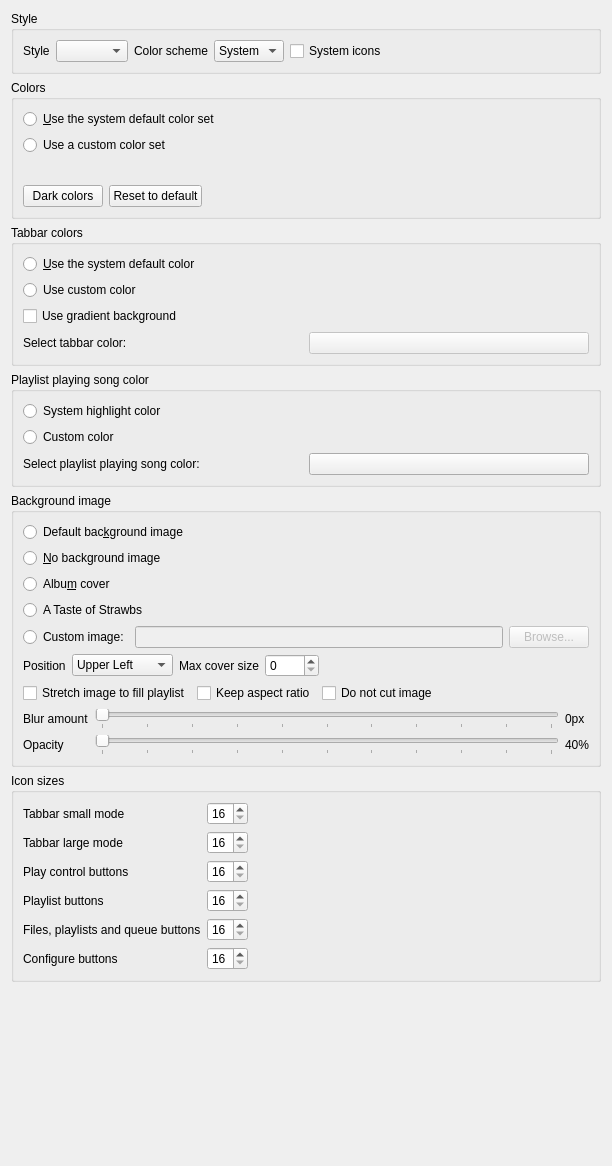
<?xml version="1.0" encoding="UTF-8"?>
<ui version="4.0">
 <class>AppearanceSettingsPage</class>
 <widget class="QWidget" name="AppearanceSettingsPage">
  <property name="geometry">
   <rect>
    <x>0</x>
    <y>0</y>
    <width>612</width>
    <height>1166</height>
   </rect>
  </property>
  <property name="windowTitle">
   <string>Appearance</string>
  </property>
  <layout class="QVBoxLayout" name="layout_appearancesettingspage">
   <item>
    <widget class="QGroupBox" name="groupbox_style">
     <property name="title">
      <string>Style</string>
     </property>
     <layout class="QVBoxLayout" name="verticalLayout">
      <item>
       <layout class="QHBoxLayout" name="layout_style">
        <item>
         <widget class="QLabel" name="label_style">
          <property name="text">
           <string>Style</string>
          </property>
         </widget>
        </item>
        <item>
         <widget class="QComboBox" name="combobox_style">
          <property name="toolTip">
           <string>You might need to restart Strawberry for this setting to fully apply</string>
          </property>
         </widget>
        </item>
        <item>
         <widget class="QLabel" name="label_color_scheme">
          <property name="text">
           <string>Color scheme</string>
          </property>
         </widget>
        </item>
        <item>
         <widget class="QComboBox" name="combobox_color_scheme">
          <property name="toolTip">
           <string>Follow the system light or dark scheme, or force one of the two</string>
          </property>
          <item>
           <property name="text">
            <string>System</string>
           </property>
          </item>
          <item>
           <property name="text">
            <string>Light</string>
           </property>
          </item>
          <item>
           <property name="text">
            <string>Dark</string>
           </property>
          </item>
         </widget>
        </item>
        <item>
         <widget class="QCheckBox" name="checkbox_system_icons">
          <property name="toolTip">
           <string>You need to restart Strawberry for this setting to take affect</string>
          </property>
          <property name="text">
           <string>System icons</string>
          </property>
         </widget>
        </item>
        <item>
         <spacer name="spacer_style">
          <property name="orientation">
           <enum>Qt::Horizontal</enum>
          </property>
          <property name="sizeHint" stdset="0">
           <size>
            <width>40</width>
            <height>20</height>
           </size>
          </property>
         </spacer>
        </item>
       </layout>
      </item>
     </layout>
    </widget>
   </item>
   <item>
    <widget class="QGroupBox" name="groupbox_colors">
     <property name="toolTip">
      <string>Changing colors is only supported with some styles</string>
     </property>
     <property name="title">
      <string>Colors</string>
     </property>
     <layout class="QVBoxLayout" name="layout_colors">
      <item>
       <widget class="QRadioButton" name="use_system_color_set">
        <property name="text">
         <string>&amp;Use the system default color set</string>
        </property>
       </widget>
      </item>
      <item>
       <widget class="QRadioButton" name="use_custom_color_set">
        <property name="text">
         <string>Use a custom color set</string>
        </property>
       </widget>
      </item>
      <item>
       <widget class="QWidget" name="widget_custom_colors" native="true">
        <layout class="QFormLayout" name="layout_custom_colors"/>
       </widget>
      </item>
      <item>
       <layout class="QHBoxLayout" name="layout_color_presets">
        <item>
         <widget class="QPushButton" name="button_dark_colors">
          <property name="toolTip">
           <string>Set a custom color set suitable for a dark theme</string>
          </property>
          <property name="text">
           <string>Dark colors</string>
          </property>
         </widget>
        </item>
        <item>
         <widget class="QPushButton" name="button_reset_colors">
          <property name="toolTip">
           <string>Reset the custom color set to the system default colors</string>
          </property>
          <property name="text">
           <string>Reset to default</string>
          </property>
         </widget>
        </item>
        <item>
         <spacer name="spacer_color_presets">
          <property name="orientation">
           <enum>Qt::Horizontal</enum>
          </property>
          <property name="sizeHint" stdset="0">
           <size>
            <width>40</width>
            <height>20</height>
           </size>
          </property>
         </spacer>
        </item>
       </layout>
      </item>
     </layout>
    </widget>
   </item>
   <item>
    <widget class="QGroupBox" name="groupbox_tabbar_colors">
     <property name="title">
      <string>Tabbar colors</string>
     </property>
     <layout class="QVBoxLayout" name="layout_tabbar_colors">
      <item>
       <widget class="QRadioButton" name="tabbar_system_color">
        <property name="text">
         <string>&amp;Use the system default color</string>
        </property>
       </widget>
      </item>
      <item>
       <widget class="QRadioButton" name="tabbar_custom_color">
        <property name="text">
         <string>Use custom color</string>
        </property>
       </widget>
      </item>
      <item>
       <widget class="QCheckBox" name="tabbar_gradient">
        <property name="text">
         <string>Use gradient background</string>
        </property>
       </widget>
      </item>
      <item>
       <layout class="QHBoxLayout" name="layout_tabbar_color">
        <item>
         <widget class="QLabel" name="label_tabbar_color">
          <property name="enabled">
           <bool>true</bool>
          </property>
          <property name="text">
           <string>Select tabbar color:</string>
          </property>
         </widget>
        </item>
        <item>
         <widget class="QPushButton" name="select_tabbar_color">
          <property name="enabled">
           <bool>false</bool>
          </property>
          <property name="text">
           <string notr="true"/>
          </property>
         </widget>
        </item>
       </layout>
      </item>
     </layout>
    </widget>
   </item>
   <item>
    <widget class="QGroupBox" name="playlist_playing_song_color">
     <property name="title">
      <string>Playlist playing song color</string>
     </property>
     <layout class="QVBoxLayout" name="layout_playlist_playing_song_color">
      <item>
       <widget class="QRadioButton" name="playlist_playing_song_color_system">
        <property name="text">
         <string>System highlight color</string>
        </property>
       </widget>
      </item>
      <item>
       <widget class="QRadioButton" name="playlist_playing_song_color_custom">
        <property name="text">
         <string>Custom color</string>
        </property>
       </widget>
      </item>
      <item>
       <layout class="QHBoxLayout" name="layout_playlist_playing_song_color_custom">
        <item>
         <widget class="QLabel" name="label_select_playlist_playing_song_color">
          <property name="text">
           <string>Select playlist playing song color:</string>
          </property>
         </widget>
        </item>
        <item>
         <widget class="QPushButton" name="select_playlist_playing_song_color">
          <property name="text">
           <string/>
          </property>
         </widget>
        </item>
       </layout>
      </item>
     </layout>
    </widget>
   </item>
   <item>
    <widget class="QGroupBox" name="groupbox_background_image">
     <property name="title">
      <string>Background image</string>
     </property>
     <layout class="QVBoxLayout" name="layout_background_image">
      <item>
       <widget class="QRadioButton" name="use_default_background">
        <property name="text">
         <string>Default bac&amp;kground image</string>
        </property>
       </widget>
      </item>
      <item>
       <widget class="QRadioButton" name="use_no_background">
        <property name="text">
         <string>&amp;No background image</string>
        </property>
       </widget>
      </item>
      <item>
       <widget class="QRadioButton" name="use_album_cover_background">
        <property name="toolTip">
         <string>The album cover of the currently playing song</string>
        </property>
        <property name="text">
         <string>Albu&amp;m cover</string>
        </property>
       </widget>
      </item>
      <item>
       <widget class="QRadioButton" name="use_strawbs_background">
        <property name="text">
         <string notr="true">A Taste of Strawbs</string>
        </property>
       </widget>
      </item>
      <item>
       <layout class="QHBoxLayout" name="layout_custom_image">
        <item>
         <widget class="QRadioButton" name="use_custom_background_image">
          <property name="text">
           <string>Custom image:</string>
          </property>
         </widget>
        </item>
        <item>
         <widget class="QLineEdit" name="background_image_filename">
          <property name="enabled">
           <bool>false</bool>
          </property>
          <property name="text">
           <string notr="true"/>
          </property>
         </widget>
        </item>
        <item>
         <widget class="QPushButton" name="select_background_image_filename_button">
          <property name="enabled">
           <bool>false</bool>
          </property>
          <property name="text">
           <string>Browse...</string>
          </property>
         </widget>
        </item>
       </layout>
      </item>
      <item>
       <widget class="QWidget" name="widget_background_image_options" native="true">
        <layout class="QVBoxLayout" name="layout_custom_background_image_options">
         <property name="leftMargin">
          <number>0</number>
         </property>
         <property name="topMargin">
          <number>0</number>
         </property>
         <property name="rightMargin">
          <number>0</number>
         </property>
         <property name="bottomMargin">
          <number>0</number>
         </property>
         <item>
          <widget class="QWidget" name="widget_background_image_custom_position" native="true">
           <layout class="QHBoxLayout" name="layout_custom_position">
            <property name="leftMargin">
             <number>0</number>
            </property>
            <property name="topMargin">
             <number>0</number>
            </property>
            <property name="rightMargin">
             <number>0</number>
            </property>
            <property name="bottomMargin">
             <number>0</number>
            </property>
            <item>
             <widget class="QLabel" name="label_background_image_position">
              <property name="text">
               <string>Position</string>
              </property>
             </widget>
            </item>
            <item>
             <widget class="QComboBox" name="combobox_background_image_position">
              <item>
               <property name="text">
                <string>Upper Left</string>
               </property>
              </item>
              <item>
               <property name="text">
                <string>Upper Right</string>
               </property>
              </item>
              <item>
               <property name="text">
                <string>Middle</string>
               </property>
              </item>
              <item>
               <property name="text">
                <string>Bottom Left</string>
               </property>
              </item>
              <item>
               <property name="text">
                <string>Bottom Right</string>
               </property>
              </item>
             </widget>
            </item>
            <item>
             <widget class="QLabel" name="label_background_image_max_cover_size">
              <property name="text">
               <string>Max cover size</string>
              </property>
             </widget>
            </item>
            <item>
             <widget class="QSpinBox" name="spinbox_background_image_maxsize">
              <property name="minimum">
               <number>0</number>
              </property>
              <property name="maximum">
               <number>9000</number>
              </property>
             </widget>
            </item>
            <item>
             <spacer name="spacer_background_image_position">
              <property name="orientation">
               <enum>Qt::Horizontal</enum>
              </property>
              <property name="sizeHint" stdset="0">
               <size>
                <width>40</width>
                <height>20</height>
               </size>
              </property>
             </spacer>
            </item>
           </layout>
          </widget>
         </item>
         <item>
          <widget class="QWidget" name="widget_background_image_stretch" native="true">
           <layout class="QHBoxLayout" name="layout_background_image_stretch">
            <property name="leftMargin">
             <number>0</number>
            </property>
            <property name="topMargin">
             <number>0</number>
            </property>
            <property name="rightMargin">
             <number>0</number>
            </property>
            <property name="bottomMargin">
             <number>0</number>
            </property>
            <item>
             <widget class="QCheckBox" name="checkbox_background_image_stretch">
              <property name="text">
               <string>Stretch image to fill playlist</string>
              </property>
             </widget>
            </item>
            <item>
             <widget class="QCheckBox" name="checkbox_background_image_keep_aspect_ratio">
              <property name="text">
               <string>Keep aspect ratio</string>
              </property>
             </widget>
            </item>
            <item>
             <widget class="QCheckBox" name="checkbox_background_image_do_not_cut">
              <property name="text">
               <string>Do not cut image</string>
              </property>
             </widget>
            </item>
            <item>
             <spacer name="spacer_background_image_stretch">
              <property name="orientation">
               <enum>Qt::Horizontal</enum>
              </property>
              <property name="sizeHint" stdset="0">
               <size>
                <width>40</width>
                <height>20</height>
               </size>
              </property>
             </spacer>
            </item>
           </layout>
          </widget>
         </item>
         <item>
          <layout class="QGridLayout" name="layout_background_image_blur_opacity">
           <item row="0" column="0">
            <widget class="QLabel" name="label_background_image_blur">
             <property name="enabled">
              <bool>true</bool>
             </property>
             <property name="text">
              <string>Blur amount</string>
             </property>
            </widget>
           </item>
           <item row="0" column="1">
            <widget class="QSlider" name="slider_background_image_blur">
             <property name="minimum">
              <number>0</number>
             </property>
             <property name="maximum">
              <number>100</number>
             </property>
             <property name="orientation">
              <enum>Qt::Horizontal</enum>
             </property>
             <property name="tickPosition">
              <enum>QSlider::TicksBelow</enum>
             </property>
             <property name="tickInterval">
              <number>10</number>
             </property>
            </widget>
           </item>
           <item row="0" column="2">
            <widget class="QLabel" name="label_background_image_blur_radius">
             <property name="enabled">
              <bool>true</bool>
             </property>
             <property name="text">
              <string>0px</string>
             </property>
            </widget>
           </item>
           <item row="1" column="0">
            <widget class="QLabel" name="label_background_image_opacity">
             <property name="text">
              <string>Opacity</string>
             </property>
            </widget>
           </item>
           <item row="1" column="1">
            <widget class="QSlider" name="slider_background_image_opacity">
             <property name="maximum">
              <number>100</number>
             </property>
             <property name="singleStep">
              <number>10</number>
             </property>
             <property name="orientation">
              <enum>Qt::Horizontal</enum>
             </property>
             <property name="tickPosition">
              <enum>QSlider::TicksBelow</enum>
             </property>
             <property name="tickInterval">
              <number>10</number>
             </property>
            </widget>
           </item>
           <item row="1" column="2">
            <widget class="QLabel" name="label_background_image_opacity_2">
             <property name="text">
              <string>40%</string>
             </property>
            </widget>
           </item>
          </layout>
         </item>
        </layout>
       </widget>
      </item>
     </layout>
    </widget>
   </item>
   <item>
    <widget class="QGroupBox" name="groupbox_icon_sizes">
     <property name="title">
      <string>Icon sizes</string>
     </property>
     <layout class="QHBoxLayout" name="layout_groupbox_icon_sizes">
      <item>
       <layout class="QGridLayout" name="layout_icon_sizes">
        <item row="3" column="0">
         <widget class="QLabel" name="label_icon_size_playlist_buttons">
          <property name="text">
           <string>Playlist buttons</string>
          </property>
         </widget>
        </item>
        <item row="1" column="0">
         <widget class="QLabel" name="label_icon_size_tabbar_large_mode">
          <property name="text">
           <string>Tabbar large mode</string>
          </property>
         </widget>
        </item>
        <item row="2" column="0">
         <widget class="QLabel" name="label_icon_size_play_control_buttons">
          <property name="text">
           <string>Play control buttons</string>
          </property>
         </widget>
        </item>
        <item row="2" column="1">
         <widget class="QSpinBox" name="spinbox_icon_size_play_control_buttons">
          <property name="minimum">
           <number>16</number>
          </property>
          <property name="maximum">
           <number>64</number>
          </property>
         </widget>
        </item>
        <item row="4" column="1">
         <widget class="QSpinBox" name="spinbox_icon_size_left_panel_buttons">
          <property name="minimum">
           <number>16</number>
          </property>
          <property name="maximum">
           <number>64</number>
          </property>
         </widget>
        </item>
        <item row="5" column="0">
         <widget class="QLabel" name="label_icon_size_configure_buttons">
          <property name="text">
           <string>Configure buttons</string>
          </property>
         </widget>
        </item>
        <item row="3" column="1">
         <widget class="QSpinBox" name="spinbox_icon_size_playlist_buttons">
          <property name="minimum">
           <number>16</number>
          </property>
          <property name="maximum">
           <number>64</number>
          </property>
         </widget>
        </item>
        <item row="5" column="1">
         <widget class="QSpinBox" name="spinbox_icon_size_configure_buttons">
          <property name="minimum">
           <number>16</number>
          </property>
          <property name="maximum">
           <number>64</number>
          </property>
         </widget>
        </item>
        <item row="4" column="0">
         <widget class="QLabel" name="label_icon_size_left_panel_buttons">
          <property name="text">
           <string>Files, playlists and queue buttons</string>
          </property>
         </widget>
        </item>
        <item row="1" column="1">
         <widget class="QSpinBox" name="spinbox_icon_size_tabbar_large_mode">
          <property name="minimum">
           <number>16</number>
          </property>
          <property name="maximum">
           <number>64</number>
          </property>
         </widget>
        </item>
        <item row="0" column="0">
         <widget class="QLabel" name="label_icon_size_tabbar_small_mode">
          <property name="text">
           <string>Tabbar small mode</string>
          </property>
         </widget>
        </item>
        <item row="0" column="1">
         <widget class="QSpinBox" name="spinbox_icon_size_tabbar_small_mode">
          <property name="minimum">
           <number>16</number>
          </property>
          <property name="maximum">
           <number>64</number>
          </property>
         </widget>
        </item>
       </layout>
      </item>
      <item>
       <spacer name="spacer_icon_sizes">
        <property name="orientation">
         <enum>Qt::Horizontal</enum>
        </property>
        <property name="sizeHint" stdset="0">
         <size>
          <width>40</width>
          <height>20</height>
         </size>
        </property>
       </spacer>
      </item>
     </layout>
    </widget>
   </item>
   <item>
    <spacer name="spacer_bottom">
     <property name="orientation">
      <enum>Qt::Vertical</enum>
     </property>
     <property name="sizeHint" stdset="0">
      <size>
       <width>20</width>
       <height>40</height>
      </size>
     </property>
    </spacer>
   </item>
  </layout>
 </widget>
 <tabstops>
  <tabstop>combobox_style</tabstop>
  <tabstop>combobox_color_scheme</tabstop>
  <tabstop>checkbox_system_icons</tabstop>
  <tabstop>use_system_color_set</tabstop>
  <tabstop>use_custom_color_set</tabstop>
  <tabstop>button_dark_colors</tabstop>
  <tabstop>button_reset_colors</tabstop>
  <tabstop>tabbar_system_color</tabstop>
  <tabstop>tabbar_custom_color</tabstop>
  <tabstop>tabbar_gradient</tabstop>
  <tabstop>select_tabbar_color</tabstop>
  <tabstop>playlist_playing_song_color_system</tabstop>
  <tabstop>playlist_playing_song_color_custom</tabstop>
  <tabstop>select_playlist_playing_song_color</tabstop>
  <tabstop>use_default_background</tabstop>
  <tabstop>use_no_background</tabstop>
  <tabstop>use_album_cover_background</tabstop>
  <tabstop>use_strawbs_background</tabstop>
  <tabstop>use_custom_background_image</tabstop>
  <tabstop>background_image_filename</tabstop>
  <tabstop>select_background_image_filename_button</tabstop>
  <tabstop>combobox_background_image_position</tabstop>
  <tabstop>spinbox_background_image_maxsize</tabstop>
  <tabstop>checkbox_background_image_stretch</tabstop>
  <tabstop>checkbox_background_image_keep_aspect_ratio</tabstop>
  <tabstop>checkbox_background_image_do_not_cut</tabstop>
  <tabstop>slider_background_image_blur</tabstop>
  <tabstop>slider_background_image_opacity</tabstop>
  <tabstop>spinbox_icon_size_tabbar_small_mode</tabstop>
  <tabstop>spinbox_icon_size_tabbar_large_mode</tabstop>
  <tabstop>spinbox_icon_size_play_control_buttons</tabstop>
  <tabstop>spinbox_icon_size_playlist_buttons</tabstop>
  <tabstop>spinbox_icon_size_left_panel_buttons</tabstop>
  <tabstop>spinbox_icon_size_configure_buttons</tabstop>
 </tabstops>
 <resources/>
 <connections/>
</ui>
